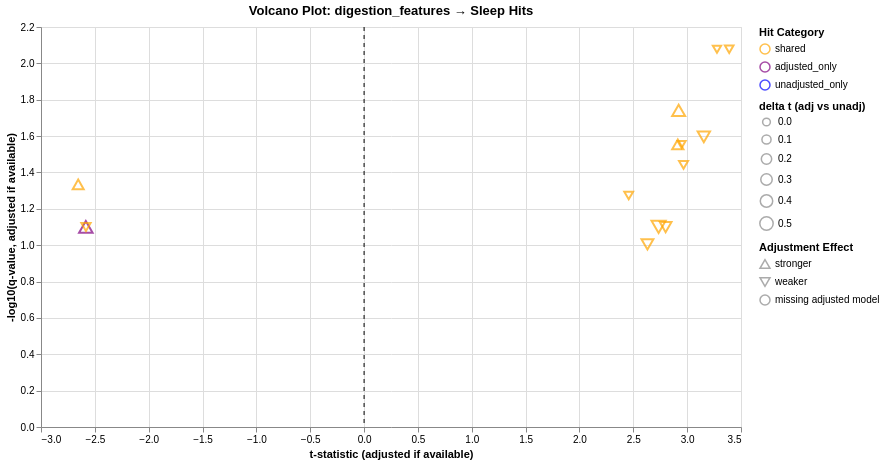
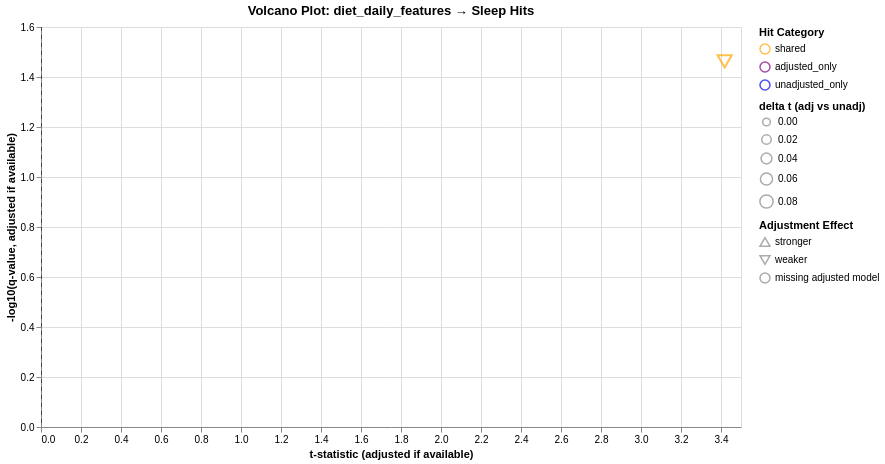
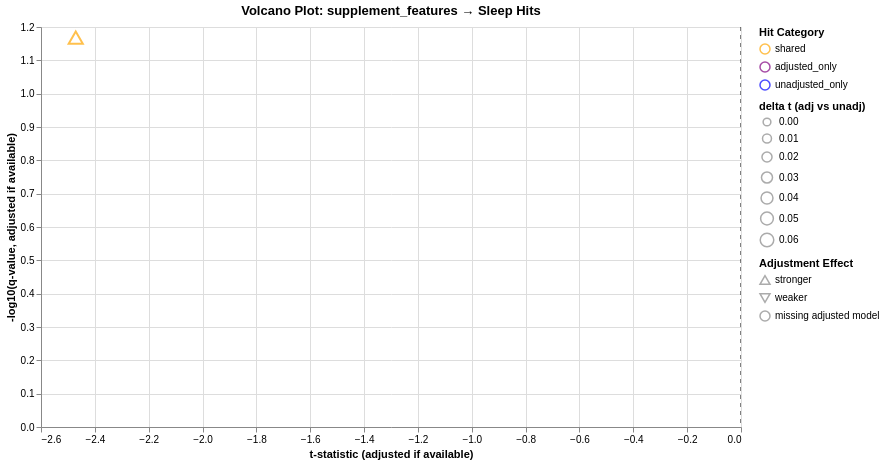
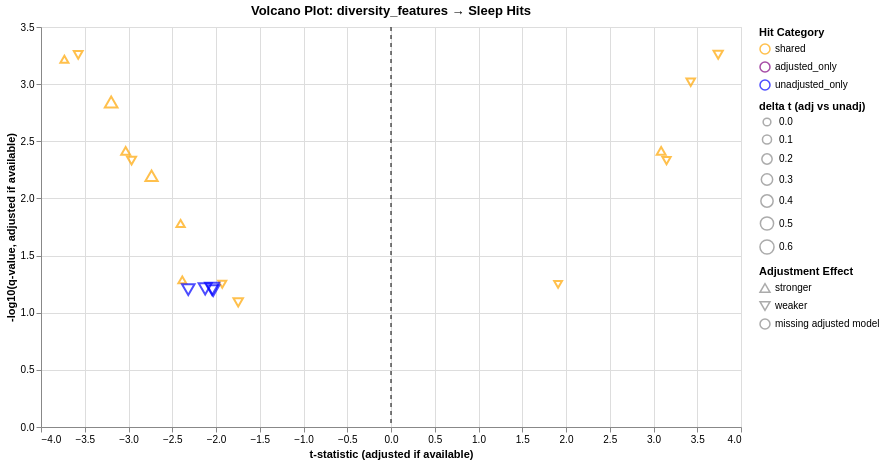

Notebook code for these charts, in order:
### Markdown cell above
# Volcano Plots showing unadjusted and adjusted hits grouped by feature set

### Code cell
import altair as alt
import numpy as np
import pandas as pd

for feature_set in feature_sets:
    merged = unique_hits_by_feature[feature_set].copy()
    # Find all the entries where q, either adjusted or unadjusted, is less than 0.1
    merged = merged[(merged.q_adjusted < 0.1) | (merged.q_unadjusted < 0.1)]

    # ----------------------------------------------
    # 1.  Label hit category
    # ----------------------------------------------
    def label_hit(row):
        if row['shared_hit'] == 1:
            return 'shared'
        elif row['from_adjusted'] == 1:
            return 'adjusted_only'
        elif row['from_unadjusted'] == 1:
            return 'unadjusted_only'
        else:
            return 'ERROR neither'

    merged['hit_category'] = merged.apply(label_hit, axis=1)

    # ----------------------------------------------
    # 2.  Plot variables
    #    • use adjusted values when available
    # ----------------------------------------------
    merged['plot_t_statistic'] = merged.apply(
        lambda r: r['t_statistic_adjusted'] if r['from_adjusted'] == 1 else r['t_statistic_unadjusted'],
        axis=1
    )
    merged['plot_logq'] = merged.apply(
        lambda r: -np.log10(r['q_adjusted']) if r['from_adjusted'] == 1 else -np.log10(r['q_unadjusted']),
        axis=1
    )

    # ----------------------------------------------
    # 3.  Triangle direction & size
    # ----------------------------------------------
    merged['plot_shape'] = merged['t_direction'].fillna('missing_adjusted_model')

    # Size:  use abs(t_delta); non-shared (NaN) → 0
    merged['abs_t_delta'] = merged['t_delta'].abs().fillna(0)

    # ----------------------------------------------
    # 4.  Volcano plot
    # ----------------------------------------------
    volcano = (
        alt.Chart(merged)
        .mark_point()
        .encode(
            x=alt.X('plot_t_statistic:Q', title='t-statistic (adjusted if available)'),
            y=alt.Y('plot_logq:Q', title='-log10(q-value, adjusted if available)'),
            color=alt.Color('hit_category:N',
                            scale=alt.Scale(domain=['shared', 'adjusted_only', 'unadjusted_only'],
                                            range=['orange', 'purple', 'blue']),
                            legend=alt.Legend(title='Hit Category')),
            shape=alt.Shape('plot_shape:N',
                            scale=alt.Scale(domain=['stronger', 'weaker', 'missing adjusted model'],
                                            range=['triangle-up', 'triangle-down', 'circle']),
                            legend=alt.Legend(title='Adjustment Effect')),
            size=alt.Size('abs_t_delta:Q',
                          scale=alt.Scale(range=[60, 200]),
                          legend=alt.Legend(title='delta t (adj vs unadj)')),
            tooltip=[
                alt.Tooltip('independent_feature:N', title='Feature'),
                alt.Tooltip('dependent_feature:N', title='Sleep Outcome'),
                alt.Tooltip('plot_t_statistic:Q', format='.3f'),
                alt.Tooltip('plot_logq:Q', title='-log10(q)', format='.2f'),
                alt.Tooltip('hit_category:N'),
                alt.Tooltip('t_direction:N', title='Adj vs Unadj'),
                alt.Tooltip('abs_t_delta:Q', title='delta t', format='.3f')
            ]
        )
        .properties(
            title=f'Volcano Plot: {feature_set} → Sleep Hits',
            width=700,
            height=400
        )
        .interactive()
    )

    zero_line = alt.Chart(pd.DataFrame({'x': [0]})).mark_rule(
        strokeDash=[4, 4], color='black'
    ).encode(x='x:Q')

    print(f'{feature_set}, Dependent sleep feature distribution for shared:')
    print(merged[merged.hit_category == 'shared'].dependent_feature.value_counts())
    print('')
    print('Adjustment Effect Distribution')
    print(merged.plot_shape.value_counts())
    display(zero_line + volcano)

### Figure 1 — Vega-Lite specification as saved in the notebook (floating-point values rounded to 4 significant figures)
{"config": {"view": {"continuousWidth": 300, "continuousHeight": 300}}, "layer": [{"data": {"name": "data-9c00aa9dc2b1c1a0b4bf9b34ead12925"}, "mark": {"type": "rule", "color": "black", "strokeDash": [4, 4]}, "encoding": {"x": {"field": "x", "type": "quantitative"}}}, {"data": {"name": "data-c5a6ac85bc974dc5705b629bea228913"}, "mark": {"type": "point"}, "encoding": {"color": {"field": "hit_category", "legend": {"title": "Hit Category"}, "scale": {"domain": ["shared", "adjusted_only", "unadjusted_only"], "range": ["orange", "purple", "blue"]}, "type": "nominal"}, "shape": {"field": "plot_shape", "legend": {"title": "Adjustment Effect"}, "scale": {"domain": ["stronger", "weaker", "missing adjusted model"], "range": ["triangle-up", "triangle-down", "circle"]}, "type": "nominal"}, "size": {"field": "abs_t_delta", "legend": {"title": "delta t (adj vs unadj)"}, "scale": {"range": [60, 200]}, "type": "quantitative"}, "tooltip": [{"field": "independent_feature", "title": "Feature", "type": "nominal"}, {"field": "dependent_feature", "title": "Sleep Outcome", "type": "nominal"}, {"field": "plot_t_statistic", "format": ".3f", "type": "quantitative"}, {"field": "plot_logq", "format": ".2f", "title": "-log10(q)", "type": "quantitative"}, {"field": "hit_category", "type": "nominal"}, {"field": "t_direction", "title": "Adj vs Unadj", "type": "nominal"}, {"field": "abs_t_delta", "format": ".3f", "title": "delta t", "type": "quantitative"}], "x": {"field": "plot_t_statistic", "title": "t-statistic (adjusted if available)", "type": "quantitative"}, "y": {"field": "plot_logq", "title": "-log10(q-value, adjusted if available)", "type": "quantitative"}}, "name": "view_1", "title": "Volcano Plot: digestion_features → Sleep Hits"}], "height": 400, "params": [{"name": "param_1", "select": {"type": "interval", "encodings": ["x", "y"]}, "bind": "scales", "views": ["view_1"]}], "width": 700, "$schema": "https://vega.github.io/schema/vega-lite/v5.8.0.json", "datasets": {"data-9c00aa9dc2b1c1a0b4bf9b34ead12925": [{"x": 0}], "data-c5a6ac85bc974dc5705b629bea228913": [{"dependent_feature": "bedtime_int_log1p_resid", "independent_feature": "digestion_poor_or_lack_of_appetite", "beta_sign": 1.0, "beta_adjusted": 0.007418, "t_statistic_adjusted": 2.735, "p_adjusted": 0.006347, "q_adjusted": 0.07925, "n_adjusted": 1071.0, "beta_unadjusted": 0.009084, "t_statistic_unadjusted": 3.328, "p_unadjusted": 0.0009058, "q_unadjusted": 0.01449, "n_unadjusted": 1071.0, "from_adjusted": 1.0, "from_unadjusted": 1.0, "shared_hit": 1, "t_delta": -0.5929, "t_direction": "weaker", "hit_category": "shared", "plot_t_statistic": 2.735, "plot_logq": 1.101, "plot_shape": "weaker", "abs_t_delta": 0.5929}, {"dependent_feature": "bedtime_int_log1p_resid", "independent_feature": "digestion_supplements", "beta_sign": -1.0, "beta_adjusted": -0.006662, "t_statistic_adjusted": -2.584, "p_adjusted": 0.009906, "q_adjusted": 0.07925, "n_adjusted": 1072.0, "beta_unadjusted": -0.005436, "t_statistic_unadjusted": -2.065, "p_unadjusted": 0.03913, "q_unadjusted": 0.2087, "n_unadjusted": 1072.0, "from_adjusted": 1.0, "from_unadjusted": 0.0, "shared_hit": 0, "t_delta": 0.5184, "t_direction": "stronger", "hit_category": "adjusted_only", "plot_t_statistic": -2.584, "plot_logq": 1.101, "plot_shape": "stronger", "abs_t_delta": 0.5184}, {"dependent_feature": "bedtime_int_std_log1p_resid", "independent_feature": "digestion_bowel_movement_completion", "beta_sign": -1.0, "beta_adjusted": -0.04202, "t_statistic_adjusted": -2.582, "p_adjusted": 0.009944, "q_adjusted": 0.07955, "n_adjusted": 1072.0, "beta_unadjusted": -0.0437, "t_statistic_unadjusted": -2.69, "p_unadjusted": 0.007249, "q_unadjusted": 0.05799, "n_unadjusted": 1072.0, "from_adjusted": 1.0, "from_unadjusted": 1.0, "shared_hit": 1, "t_delta": -0.1079, "t_direction": "weaker", "hit_category": "shared", "plot_t_statistic": -2.582, "plot_logq": 1.099, "plot_shape": "weaker", "abs_t_delta": 0.1079}, {"dependent_feature": "bedtime_int_std_log1p_resid", "independent_feature": "digestion_poor_or_lack_of_appetite", "beta_sign": 1.0, "beta_adjusted": 0.03188, "t_statistic_adjusted": 2.8, "p_adjusted": 0.005201, "q_adjusted": 0.07955, "n_adjusted": 1071.0, "beta_unadjusted": 0.03506, "t_statistic_unadjusted": 3.123, "p_unadjusted": 0.001841, "q_unadjusted": 0.02945, "n_unadjusted": 1071.0, "from_adjusted": 1.0, "from_unadjusted": 1.0, "shared_hit": 1, "t_delta": -0.3225, "t_direction": "weaker", "hit_category": "shared", "plot_t_statistic": 2.8, "plot_logq": 1.099, "plot_shape": "weaker", "abs_t_delta": 0.3225}, {"dependent_feature": "sleep_minutesAsleep_std_log1p_resid", "independent_feature": "digestion_poor_or_lack_of_appetite", "beta_sign": 1.0, "beta_adjusted": 0.1069, "t_statistic_adjusted": 3.155, "p_adjusted": 0.001692, "q_adjusted": 0.02539, "n_adjusted": 575.0, "beta_unadjusted": 0.1203, "t_statistic_unadjusted": 3.547, "p_unadjusted": 0.0004216, "q_unadjusted": 0.006323, "n_unadjusted": 575.0, "from_adjusted": 1.0, "from_unadjusted": 1.0, "shared_hit": 1, "t_delta": -0.3925, "t_direction": "weaker", "hit_category": "shared", "plot_t_statistic": 3.155, "plot_logq": 1.595, "plot_shape": "weaker", "abs_t_delta": 0.3925}, {"dependent_feature": "sleep_restlessDuration_log1p_resid", "independent_feature": "digestion_acid_reflux", "beta_sign": 1.0, "beta_adjusted": 0.232, "t_statistic_adjusted": 2.948, "p_adjusted": 0.003293, "q_adjusted": 0.02791, "n_adjusted": 797.0, "beta_unadjusted": 0.2324, "t_statistic_unadjusted": 2.969, "p_unadjusted": 0.003076, "q_unadjusted": 0.04614, "n_unadjusted": 797.0, "from_adjusted": 1.0, "from_unadjusted": 1.0, "shared_hit": 1, "t_delta": -0.02118, "t_direction": "weaker", "hit_category": "shared", "plot_t_statistic": 2.948, "plot_logq": 1.554, "plot_shape": "weaker", "abs_t_delta": 0.02118}, {"dependent_feature": "sleep_restlessDuration_log1p_resid", "independent_feature": "digestion_stress_eating", "beta_sign": 1.0, "beta_adjusted": 0.1924, "t_statistic_adjusted": 2.913, "p_adjusted": 0.003721, "q_adjusted": 0.02791, "n_adjusted": 576.0, "beta_unadjusted": 0.163, "t_statistic_unadjusted": 2.633, "p_unadjusted": 0.008695, "q_unadjusted": 0.06521, "n_unadjusted": 576.0, "from_adjusted": 1.0, "from_unadjusted": 1.0, "shared_hit": 1, "t_delta": 0.2802, "t_direction": "stronger", "hit_category": "shared", "plot_t_statistic": 2.913, "plot_logq": 1.554, "plot_shape": "stronger", "abs_t_delta": 0.2802}, {"dependent_feature": "sleep_restlessDuration_std_log1p_resid", "independent_feature": "digestion_acid_reflux", "beta_sign": 1.0, "beta_adjusted": 0.2425, "t_statistic_adjusted": 3.39, "p_adjusted": 0.0007328, "q_adjusted": 0.008361, "n_adjusted": 797.0, "beta_unadjusted": 0.2458, "t_statistic_unadjusted": 3.45, "p_unadjusted": 0.0005902, "q_unadjusted": 0.007399, "n_unadjusted": 797.0, "from_adjusted": 1.0, "from_unadjusted": 1.0, "shared_hit": 1, "t_delta": -0.05964, "t_direction": "weaker", "hit_category": "shared", "plot_t_statistic": 3.39, "plot_logq": 2.078, "plot_shape": "weaker", "abs_t_delta": 0.05964}, {"dependent_feature": "sleep_restlessDuration_std_log1p_resid", "independent_feature": "digestion_nausea", "beta_sign": 1.0, "beta_adjusted": 0.1644, "t_statistic_adjusted": 2.457, "p_adjusted": 0.01422, "q_adjusted": 0.05331, "n_adjusted": 797.0, "beta_unadjusted": 0.168, "t_statistic_unadjusted": 2.534, "p_unadjusted": 0.01147, "q_unadjusted": 0.05292, "n_unadjusted": 797.0, "from_adjusted": 1.0, "from_unadjusted": 1.0, "shared_hit": 1, "t_delta": -0.07668, "t_direction": "weaker", "hit_category": "shared", "plot_t_statistic": 2.457, "plot_logq": 1.273, "plot_shape": "weaker", "abs_t_delta": 0.07668}, {"dependent_feature": "sleep_restlessDuration_std_log1p_resid", "independent_feature": "digestion_poor_or_lack_of_appetite", "beta_sign": 1.0, "beta_adjusted": 0.1456, "t_statistic_adjusted": 3.277, "p_adjusted": 0.001115, "q_adjusted": 0.008361, "n_adjusted": 575.0, "beta_unadjusted": 0.1454, "t_statistic_unadjusted": 3.312, "p_unadjusted": 0.0009865, "q_unadjusted": 0.007399, "n_unadjusted": 575.0, "from_adjusted": 1.0, "from_unadjusted": 1.0, "shared_hit": 1, "t_delta": -0.03486, "t_direction": "weaker", "hit_category": "shared", "plot_t_statistic": 3.277, "plot_logq": 2.078, "plot_shape": "weaker", "abs_t_delta": 0.03486}, {"dependent_feature": "sleep_restlessDuration_std_log1p_resid", "independent_feature": "digestion_stress_eating", "beta_sign": 1.0, "beta_adjusted": 0.1802, "t_statistic_adjusted": 2.921, "p_adjusted": 0.00363, "q_adjusted": 0.01815, "n_adjusted": 576.0, "beta_unadjusted": 0.1427, "t_statistic_unadjusted": 2.462, "p_unadjusted": 0.01411, "q_unadjusted": 0.05292, "n_unadjusted": 576.0, "from_adjusted": 1.0, "from_unadjusted": 1.0, "shared_hit": 1, "t_delta": 0.459, "t_direction": "stronger", "hit_category": "shared", "plot_t_statistic": 2.921, "plot_logq": 1.741, "plot_shape": "stronger", "abs_t_delta": 0.459}, {"dependent_feature": "sleep_timeInBed_log1p_resid", "independent_feature": "digestion_poor_or_lack_of_appetite", "beta_sign": -1.0, "beta_adjusted": -0.03068, "t_statistic_adjusted": -2.655, "p_adjusted": 0.008418, "q_adjusted": 0.0463, "n_adjusted": 283.0, "beta_unadjusted": -0.02747, "t_statistic_unadjusted": -2.398, "p_unadjusted": 0.01715, "q_unadjusted": 0.0943, "n_unadjusted": 283.0, "from_adjusted": 1.0, "from_unadjusted": 1.0, "shared_hit": 1, "t_delta": 0.2563, "t_direction": "stronger", "hit_category": "shared", "plot_t_statistic": -2.655, "plot_logq": 1.334, "plot_shape": "stronger", "abs_t_delta": 0.2563}, {"dependent_feature": "sleep_timeInBed_log1p_resid", "independent_feature": "digestion_supplements", "beta_sign": 1.0, "beta_adjusted": 0.03442, "t_statistic_adjusted": 2.966, "p_adjusted": 0.003288, "q_adjusted": 0.03616, "n_adjusted": 283.0, "beta_unadjusted": 0.03538, "t_statistic_unadjusted": 3.058, "p_unadjusted": 0.002453, "q_unadjusted": 0.02699, "n_unadjusted": 283.0, "from_adjusted": 1.0, "from_unadjusted": 1.0, "shared_hit": 1, "t_delta": -0.09125, "t_direction": "weaker", "hit_category": "shared", "plot_t_statistic": 2.966, "plot_logq": 1.442, "plot_shape": "weaker", "abs_t_delta": 0.09125}, {"dependent_feature": "sleep_timeInBed_std_log1p_resid", "independent_feature": "digestion_poor_or_lack_of_appetite", "beta_sign": 1.0, "beta_adjusted": 0.1188, "t_statistic_adjusted": 2.631, "p_adjusted": 0.009003, "q_adjusted": 0.09903, "n_adjusted": 283.0, "beta_unadjusted": 0.1323, "t_statistic_unadjusted": 2.975, "p_unadjusted": 0.003194, "q_unadjusted": 0.03513, "n_unadjusted": 283.0, "from_adjusted": 1.0, "from_unadjusted": 1.0, "shared_hit": 1, "t_delta": -0.3436, "t_direction": "weaker", "hit_category": "shared", "plot_t_statistic": 2.631, "plot_logq": 1.004, "plot_shape": "weaker", "abs_t_delta": 0.3436}]}}

### Figure 2 — Vega-Lite specification as saved in the notebook (floating-point values rounded to 4 significant figures)
{"config": {"view": {"continuousWidth": 300, "continuousHeight": 300}}, "layer": [{"data": {"name": "data-9c00aa9dc2b1c1a0b4bf9b34ead12925"}, "mark": {"type": "rule", "color": "black", "strokeDash": [4, 4]}, "encoding": {"x": {"field": "x", "type": "quantitative"}}}, {"data": {"name": "data-eb4fcb708ed9f5afe5d9b5780e875771"}, "mark": {"type": "point"}, "encoding": {"color": {"field": "hit_category", "legend": {"title": "Hit Category"}, "scale": {"domain": ["shared", "adjusted_only", "unadjusted_only"], "range": ["orange", "purple", "blue"]}, "type": "nominal"}, "shape": {"field": "plot_shape", "legend": {"title": "Adjustment Effect"}, "scale": {"domain": ["stronger", "weaker", "missing adjusted model"], "range": ["triangle-up", "triangle-down", "circle"]}, "type": "nominal"}, "size": {"field": "abs_t_delta", "legend": {"title": "delta t (adj vs unadj)"}, "scale": {"range": [60, 200]}, "type": "quantitative"}, "tooltip": [{"field": "independent_feature", "title": "Feature", "type": "nominal"}, {"field": "dependent_feature", "title": "Sleep Outcome", "type": "nominal"}, {"field": "plot_t_statistic", "format": ".3f", "type": "quantitative"}, {"field": "plot_logq", "format": ".2f", "title": "-log10(q)", "type": "quantitative"}, {"field": "hit_category", "type": "nominal"}, {"field": "t_direction", "title": "Adj vs Unadj", "type": "nominal"}, {"field": "abs_t_delta", "format": ".3f", "title": "delta t", "type": "quantitative"}], "x": {"field": "plot_t_statistic", "title": "t-statistic (adjusted if available)", "type": "quantitative"}, "y": {"field": "plot_logq", "title": "-log10(q-value, adjusted if available)", "type": "quantitative"}}, "name": "view_2", "title": "Volcano Plot: diet_daily_features → Sleep Hits"}], "height": 400, "params": [{"name": "param_2", "select": {"type": "interval", "encodings": ["x", "y"]}, "bind": "scales", "views": ["view_2"]}], "width": 700, "$schema": "https://vega.github.io/schema/vega-lite/v5.8.0.json", "datasets": {"data-9c00aa9dc2b1c1a0b4bf9b34ead12925": [{"x": 0}], "data-eb4fcb708ed9f5afe5d9b5780e875771": [{"dependent_feature": "bedtime_int_std_log1p_resid", "independent_feature": "lifestyle_alcohol_drinks_a_day_enum_daily", "beta_sign": 1.0, "beta_adjusted": 0.03358, "t_statistic_adjusted": 3.418, "p_adjusted": 0.000784, "q_adjusted": 0.03449, "n_adjusted": 190.0, "beta_unadjusted": 0.03394, "t_statistic_unadjusted": 3.515, "p_unadjusted": 0.0005549, "q_unadjusted": 0.02442, "n_unadjusted": 190.0, "from_adjusted": 1.0, "from_unadjusted": 1.0, "shared_hit": 1, "t_delta": -0.09711, "t_direction": "weaker", "hit_category": "shared", "plot_t_statistic": 3.418, "plot_logq": 1.462, "plot_shape": "weaker", "abs_t_delta": 0.09711}]}}

### Figure 3 — Vega-Lite specification as saved in the notebook (floating-point values rounded to 4 significant figures)
{"config": {"view": {"continuousWidth": 300, "continuousHeight": 300}}, "layer": [{"data": {"name": "data-9c00aa9dc2b1c1a0b4bf9b34ead12925"}, "mark": {"type": "rule", "color": "black", "strokeDash": [4, 4]}, "encoding": {"x": {"field": "x", "type": "quantitative"}}}, {"data": {"name": "data-9a10539f6c3ec8e9d695201321142f39"}, "mark": {"type": "point"}, "encoding": {"color": {"field": "hit_category", "legend": {"title": "Hit Category"}, "scale": {"domain": ["shared", "adjusted_only", "unadjusted_only"], "range": ["orange", "purple", "blue"]}, "type": "nominal"}, "shape": {"field": "plot_shape", "legend": {"title": "Adjustment Effect"}, "scale": {"domain": ["stronger", "weaker", "missing adjusted model"], "range": ["triangle-up", "triangle-down", "circle"]}, "type": "nominal"}, "size": {"field": "abs_t_delta", "legend": {"title": "delta t (adj vs unadj)"}, "scale": {"range": [60, 200]}, "type": "quantitative"}, "tooltip": [{"field": "independent_feature", "title": "Feature", "type": "nominal"}, {"field": "dependent_feature", "title": "Sleep Outcome", "type": "nominal"}, {"field": "plot_t_statistic", "format": ".3f", "type": "quantitative"}, {"field": "plot_logq", "format": ".2f", "title": "-log10(q)", "type": "quantitative"}, {"field": "hit_category", "type": "nominal"}, {"field": "t_direction", "title": "Adj vs Unadj", "type": "nominal"}, {"field": "abs_t_delta", "format": ".3f", "title": "delta t", "type": "quantitative"}], "x": {"field": "plot_t_statistic", "title": "t-statistic (adjusted if available)", "type": "quantitative"}, "y": {"field": "plot_logq", "title": "-log10(q-value, adjusted if available)", "type": "quantitative"}}, "name": "view_3", "title": "Volcano Plot: supplement_features → Sleep Hits"}], "height": 400, "params": [{"name": "param_3", "select": {"type": "interval", "encodings": ["x", "y"]}, "bind": "scales", "views": ["view_3"]}], "width": 700, "$schema": "https://vega.github.io/schema/vega-lite/v5.8.0.json", "datasets": {"data-9c00aa9dc2b1c1a0b4bf9b34ead12925": [{"x": 0}], "data-9a10539f6c3ec8e9d695201321142f39": [{"dependent_feature": "sleep_awakeningsCount_std_log1p_resid", "independent_feature": "mineral_mag_cal_zinc", "beta_sign": -1.0, "beta_adjusted": -0.04229, "t_statistic_adjusted": -2.471, "p_adjusted": 0.01359, "q_adjusted": 0.06794, "n_adjusted": 1469.0, "beta_unadjusted": -0.04105, "t_statistic_unadjusted": -2.403, "p_unadjusted": 0.01639, "q_unadjusted": 0.08194, "n_unadjusted": 1469.0, "from_adjusted": 1.0, "from_unadjusted": 1.0, "shared_hit": 1, "t_delta": 0.06805, "t_direction": "stronger", "hit_category": "shared", "plot_t_statistic": -2.471, "plot_logq": 1.168, "plot_shape": "stronger", "abs_t_delta": 0.06805}]}}

### Figure 4 — Vega-Lite specification as saved in the notebook (floating-point values rounded to 4 significant figures)
{"config": {"view": {"continuousWidth": 300, "continuousHeight": 300}}, "layer": [{"data": {"name": "data-9c00aa9dc2b1c1a0b4bf9b34ead12925"}, "mark": {"type": "rule", "color": "black", "strokeDash": [4, 4]}, "encoding": {"x": {"field": "x", "type": "quantitative"}}}, {"data": {"name": "data-4e8a6d1bea8775fdd304762e20abe417"}, "mark": {"type": "point"}, "encoding": {"color": {"field": "hit_category", "legend": {"title": "Hit Category"}, "scale": {"domain": ["shared", "adjusted_only", "unadjusted_only"], "range": ["orange", "purple", "blue"]}, "type": "nominal"}, "shape": {"field": "plot_shape", "legend": {"title": "Adjustment Effect"}, "scale": {"domain": ["stronger", "weaker", "missing adjusted model"], "range": ["triangle-up", "triangle-down", "circle"]}, "type": "nominal"}, "size": {"field": "abs_t_delta", "legend": {"title": "delta t (adj vs unadj)"}, "scale": {"range": [60, 200]}, "type": "quantitative"}, "tooltip": [{"field": "independent_feature", "title": "Feature", "type": "nominal"}, {"field": "dependent_feature", "title": "Sleep Outcome", "type": "nominal"}, {"field": "plot_t_statistic", "format": ".3f", "type": "quantitative"}, {"field": "plot_logq", "format": ".2f", "title": "-log10(q)", "type": "quantitative"}, {"field": "hit_category", "type": "nominal"}, {"field": "t_direction", "title": "Adj vs Unadj", "type": "nominal"}, {"field": "abs_t_delta", "format": ".3f", "title": "delta t", "type": "quantitative"}], "x": {"field": "plot_t_statistic", "title": "t-statistic (adjusted if available)", "type": "quantitative"}, "y": {"field": "plot_logq", "title": "-log10(q-value, adjusted if available)", "type": "quantitative"}}, "name": "view_4", "title": "Volcano Plot: diversity_features → Sleep Hits"}], "height": 400, "params": [{"name": "param_4", "select": {"type": "interval", "encodings": ["x", "y"]}, "bind": "scales", "views": ["view_4"]}], "width": 700, "$schema": "https://vega.github.io/schema/vega-lite/v5.8.0.json", "datasets": {"data-9c00aa9dc2b1c1a0b4bf9b34ead12925": [{"x": 0}], "data-4e8a6d1bea8775fdd304762e20abe417": [{"dependent_feature": "sleep_awakeDuration_log1p_resid", "independent_feature": "observed_features", "beta_sign": -1.0, "beta_adjusted": -0.002414, "t_statistic_adjusted": -3.198, "p_adjusted": 0.001433, "q_adjusted": 0.001433, "n_adjusted": 898.0, "beta_unadjusted": -0.002054, "t_statistic_unadjusted": -2.758, "p_unadjusted": 0.005943, "q_unadjusted": 0.005943, "n_unadjusted": 898.0, "from_adjusted": 1.0, "from_unadjusted": 1.0, "shared_hit": 1, "t_delta": 0.4405, "t_direction": "stronger", "hit_category": "shared", "plot_t_statistic": -3.198, "plot_logq": 2.844, "plot_shape": "stronger", "abs_t_delta": 0.4405}, {"dependent_feature": "sleep_awakeDuration_log1p_resid", "independent_feature": "shannon_index", "beta_sign": -1.0, "beta_adjusted": -0.1337, "t_statistic_adjusted": -3.733, "p_adjusted": 0.0002017, "q_adjusted": 0.0006052, "n_adjusted": 898.0, "beta_unadjusted": -0.132, "t_statistic_unadjusted": -3.713, "p_unadjusted": 0.0002174, "q_unadjusted": 0.0006523, "n_unadjusted": 898.0, "from_adjusted": 1.0, "from_unadjusted": 1.0, "shared_hit": 1, "t_delta": 0.01934, "t_direction": "stronger", "hit_category": "shared", "plot_t_statistic": -3.733, "plot_logq": 3.218, "plot_shape": "stronger", "abs_t_delta": 0.01934}, {"dependent_feature": "sleep_awakeDuration_log1p_resid", "independent_feature": "berger_parker", "beta_sign": 1.0, "beta_adjusted": 0.4649, "t_statistic_adjusted": 3.425, "p_adjusted": 0.0006423, "q_adjusted": 0.0009635, "n_adjusted": 898.0, "beta_unadjusted": 0.4699, "t_statistic_unadjusted": 3.481, "p_unadjusted": 0.0005236, "q_unadjusted": 0.0007855, "n_unadjusted": 898.0, "from_adjusted": 1.0, "from_unadjusted": 1.0, "shared_hit": 1, "t_delta": -0.05575, "t_direction": "weaker", "hit_category": "shared", "plot_t_statistic": 3.425, "plot_logq": 3.016, "plot_shape": "weaker", "abs_t_delta": 0.05575}, {"dependent_feature": "sleep_awakeDuration_std_log1p_resid", "independent_feature": "observed_features", "beta_sign": -1.0, "beta_adjusted": -0.001793, "t_statistic_adjusted": -2.737, "p_adjusted": 0.006332, "q_adjusted": 0.006332, "n_adjusted": 898.0, "beta_unadjusted": -0.001517, "t_statistic_unadjusted": -2.344, "p_unadjusted": 0.01928, "q_unadjusted": 0.01928, "n_unadjusted": 898.0, "from_adjusted": 1.0, "from_unadjusted": 1.0, "shared_hit": 1, "t_delta": 0.3923, "t_direction": "stronger", "hit_category": "shared", "plot_t_statistic": -2.737, "plot_logq": 2.198, "plot_shape": "stronger", "abs_t_delta": 0.3923}, {"dependent_feature": "sleep_awakeDuration_std_log1p_resid", "independent_feature": "shannon_index", "beta_sign": -1.0, "beta_adjusted": -0.111, "t_statistic_adjusted": -3.575, "p_adjusted": 0.0003694, "q_adjusted": 0.0005541, "n_adjusted": 898.0, "beta_unadjusted": -0.1126, "t_statistic_unadjusted": -3.649, "p_unadjusted": 0.0002785, "q_unadjusted": 0.0004178, "n_unadjusted": 898.0, "from_adjusted": 1.0, "from_unadjusted": 1.0, "shared_hit": 1, "t_delta": -0.07415, "t_direction": "weaker", "hit_category": "shared", "plot_t_statistic": -3.575, "plot_logq": 3.256, "plot_shape": "weaker", "abs_t_delta": 0.07415}, {"dependent_feature": "sleep_awakeDuration_std_log1p_resid", "independent_feature": "berger_parker", "beta_sign": 1.0, "beta_adjusted": 0.4393, "t_statistic_adjusted": 3.739, "p_adjusted": 0.0001967, "q_adjusted": 0.0005541, "n_adjusted": 898.0, "beta_unadjusted": 0.4501, "t_statistic_unadjusted": 3.85, "p_unadjusted": 0.0001264, "q_unadjusted": 0.0003793, "n_unadjusted": 898.0, "from_adjusted": 1.0, "from_unadjusted": 1.0, "shared_hit": 1, "t_delta": -0.1113, "t_direction": "weaker", "hit_category": "shared", "plot_t_statistic": 3.739, "plot_logq": 3.256, "plot_shape": "weaker", "abs_t_delta": 0.1113}, {"dependent_feature": "sleep_awakeningsCount_log1p_resid", "independent_feature": "observed_features", "beta_sign": -1.0, "beta_adjusted": -0.0007234, "t_statistic_adjusted": -1.929, "p_adjusted": 0.05398, "q_adjusted": 0.05638, "n_adjusted": 1469.0, "beta_unadjusted": -0.0007197, "t_statistic_unadjusted": -1.944, "p_unadjusted": 0.05211, "q_unadjusted": 0.05563, "n_unadjusted": 1469.0, "from_adjusted": 1.0, "from_unadjusted": 1.0, "shared_hit": 1, "t_delta": -0.01527, "t_direction": "weaker", "hit_category": "shared", "plot_t_statistic": -1.929, "plot_logq": 1.249, "plot_shape": "weaker", "abs_t_delta": 0.01527}, {"dependent_feature": "sleep_awakeningsCount_log1p_resid", "independent_feature": "shannon_index", "beta_sign": -1.0, "beta_adjusted": -0.04165, "t_statistic_adjusted": -2.385, "p_adjusted": 0.0172, "q_adjusted": 0.05159, "n_adjusted": 1469.0, "beta_unadjusted": -0.04111, "t_statistic_unadjusted": -2.376, "p_unadjusted": 0.01763, "q_unadjusted": 0.05288, "n_unadjusted": 1469.0, "from_adjusted": 1.0, "from_unadjusted": 1.0, "shared_hit": 1, "t_delta": 0.009147, "t_direction": "stronger", "hit_category": "shared", "plot_t_statistic": -2.385, "plot_logq": 1.287, "plot_shape": "stronger", "abs_t_delta": 0.009147}, {"dependent_feature": "sleep_awakeningsCount_log1p_resid", "independent_feature": "berger_parker", "beta_sign": 1.0, "beta_adjusted": 0.1233, "t_statistic_adjusted": 1.91, "p_adjusted": 0.05638, "q_adjusted": 0.05638, "n_adjusted": 1469.0, "beta_unadjusted": 0.1229, "t_statistic_unadjusted": 1.915, "p_unadjusted": 0.05563, "q_unadjusted": 0.05563, "n_unadjusted": 1469.0, "from_adjusted": 1.0, "from_unadjusted": 1.0, "shared_hit": 1, "t_delta": -0.005864, "t_direction": "weaker", "hit_category": "shared", "plot_t_statistic": 1.91, "plot_logq": 1.249, "plot_shape": "weaker", "abs_t_delta": 0.005864}, {"dependent_feature": "sleep_minutesAsleep_log1p_resid", "independent_feature": "observed_features", "beta_sign": -1.0, "beta_adjusted": -0.0004065, "t_statistic_adjusted": -1.746, "p_adjusted": 0.08113, "q_adjusted": 0.08113, "n_adjusted": 898.0, "beta_unadjusted": -0.0004317, "t_statistic_unadjusted": -1.874, "p_unadjusted": 0.06128, "q_unadjusted": 0.06128, "n_unadjusted": 898.0, "from_adjusted": 1.0, "from_unadjusted": 1.0, "shared_hit": 1, "t_delta": -0.1277, "t_direction": "weaker", "hit_category": "shared", "plot_t_statistic": -1.746, "plot_logq": 1.091, "plot_shape": "weaker", "abs_t_delta": 0.1277}, {"dependent_feature": "sleep_minutesAsleep_log1p_resid", "independent_feature": "shannon_index", "beta_sign": -1.0, "beta_adjusted": -0.0327, "t_statistic_adjusted": -2.965, "p_adjusted": 0.00311, "q_adjusted": 0.004665, "n_adjusted": 898.0, "beta_unadjusted": -0.0336, "t_statistic_unadjusted": -3.055, "p_unadjusted": 0.002319, "q_unadjusted": 0.003479, "n_unadjusted": 898.0, "from_adjusted": 1.0, "from_unadjusted": 1.0, "shared_hit": 1, "t_delta": -0.08995, "t_direction": "weaker", "hit_category": "shared", "plot_t_statistic": -2.965, "plot_logq": 2.331, "plot_shape": "weaker", "abs_t_delta": 0.08995}, {"dependent_feature": "sleep_minutesAsleep_log1p_resid", "independent_feature": "berger_parker", "beta_sign": 1.0, "beta_adjusted": 0.1314, "t_statistic_adjusted": 3.149, "p_adjusted": 0.001694, "q_adjusted": 0.004665, "n_adjusted": 898.0, "beta_unadjusted": 0.1327, "t_statistic_unadjusted": 3.182, "p_unadjusted": 0.001515, "q_unadjusted": 0.003479, "n_unadjusted": 898.0, "from_adjusted": 1.0, "from_unadjusted": 1.0, "shared_hit": 1, "t_delta": -0.03277, "t_direction": "weaker", "hit_category": "shared", "plot_t_statistic": 3.149, "plot_logq": 2.331, "plot_shape": "weaker", "abs_t_delta": 0.03277}, {"dependent_feature": "sleep_minutesAsleep_std_log1p_resid", "independent_feature": "observed_features", "beta_sign": -1.0, "beta_adjusted": -0.001043, "t_statistic_adjusted": -1.645, "p_adjusted": 0.1003, "q_adjusted": 0.2282, "n_adjusted": 898.0, "beta_unadjusted": -0.001344, "t_statistic_unadjusted": -2.124, "p_unadjusted": 0.03398, "q_unadjusted": 0.06177, "n_unadjusted": 898.0, "from_adjusted": 0.0, "from_unadjusted": 1.0, "shared_hit": 0, "t_delta": -0.4785, "t_direction": "weaker", "hit_category": "unadjusted_only", "plot_t_statistic": -2.124, "plot_logq": 1.209, "plot_shape": "weaker", "abs_t_delta": 0.4785}, {"dependent_feature": "sleep_minutesAsleep_std_log1p_resid", "independent_feature": "shannon_index", "beta_sign": -1.0, "beta_adjusted": -0.0432, "t_statistic_adjusted": -1.433, "p_adjusted": 0.1522, "q_adjusted": 0.2282, "n_adjusted": 898.0, "beta_unadjusted": -0.06198, "t_statistic_unadjusted": -2.045, "p_unadjusted": 0.04118, "q_unadjusted": 0.06177, "n_unadjusted": 898.0, "from_adjusted": 0.0, "from_unadjusted": 1.0, "shared_hit": 0, "t_delta": -0.6115, "t_direction": "weaker", "hit_category": "unadjusted_only", "plot_t_statistic": -2.045, "plot_logq": 1.209, "plot_shape": "weaker", "abs_t_delta": 0.6115}, {"dependent_feature": "sleep_timeInBed_log1p_resid", "independent_feature": "observed_features", "beta_sign": -1.0, "beta_adjusted": -0.0005438, "t_statistic_adjusted": -2.405, "p_adjusted": 0.01657, "q_adjusted": 0.01657, "n_adjusted": 497.0, "beta_unadjusted": -0.000539, "t_statistic_unadjusted": -2.368, "p_unadjusted": 0.01828, "q_unadjusted": 0.01828, "n_unadjusted": 497.0, "from_adjusted": 1.0, "from_unadjusted": 1.0, "shared_hit": 1, "t_delta": 0.03655, "t_direction": "stronger", "hit_category": "shared", "plot_t_statistic": -2.405, "plot_logq": 1.781, "plot_shape": "stronger", "abs_t_delta": 0.03655}, {"dependent_feature": "sleep_timeInBed_log1p_resid", "independent_feature": "shannon_index", "beta_sign": -1.0, "beta_adjusted": -0.03459, "t_statistic_adjusted": -3.032, "p_adjusted": 0.002558, "q_adjusted": 0.003836, "n_adjusted": 497.0, "beta_unadjusted": -0.03406, "t_statistic_unadjusted": -2.949, "p_unadjusted": 0.003337, "q_unadjusted": 0.005006, "n_unadjusted": 497.0, "from_adjusted": 1.0, "from_unadjusted": 1.0, "shared_hit": 1, "t_delta": 0.08302, "t_direction": "stronger", "hit_category": "shared", "plot_t_statistic": -3.032, "plot_logq": 2.416, "plot_shape": "stronger", "abs_t_delta": 0.08302}, {"dependent_feature": "sleep_timeInBed_log1p_resid", "independent_feature": "berger_parker", "beta_sign": 1.0, "beta_adjusted": 0.1356, "t_statistic_adjusted": 3.087, "p_adjusted": 0.002136, "q_adjusted": 0.003836, "n_adjusted": 497.0, "beta_unadjusted": 0.1339, "t_statistic_unadjusted": 3.001, "p_unadjusted": 0.002827, "q_unadjusted": 0.005006, "n_unadjusted": 497.0, "from_adjusted": 1.0, "from_unadjusted": 1.0, "shared_hit": 1, "t_delta": 0.08619, "t_direction": "stronger", "hit_category": "shared", "plot_t_statistic": 3.087, "plot_logq": 2.416, "plot_shape": "stronger", "abs_t_delta": 0.08619}, {"dependent_feature": "sleep_timeInBed_std_log1p_resid", "independent_feature": "observed_features", "beta_sign": -1.0, "beta_adjusted": -0.001534, "t_statistic_adjusted": -1.896, "p_adjusted": 0.0586, "q_adjusted": 0.1502, "n_adjusted": 497.0, "beta_unadjusted": -0.001864, "t_statistic_unadjusted": -2.317, "p_unadjusted": 0.02092, "q_unadjusted": 0.06276, "n_unadjusted": 497.0, "from_adjusted": 0.0, "from_unadjusted": 1.0, "shared_hit": 0, "t_delta": -0.4213, "t_direction": "weaker", "hit_category": "unadjusted_only", "plot_t_statistic": -2.317, "plot_logq": 1.202, "plot_shape": "weaker", "abs_t_delta": 0.4213}, {"dependent_feature": "sleep_timeInBed_std_log1p_resid", "independent_feature": "shannon_index", "beta_sign": -1.0, "beta_adjusted": -0.06755, "t_statistic_adjusted": -1.647, "p_adjusted": 0.1001, "q_adjusted": 0.1502, "n_adjusted": 497.0, "beta_unadjusted": -0.08329, "t_statistic_unadjusted": -2.032, "p_unadjusted": 0.04271, "q_unadjusted": 0.06406, "n_unadjusted": 497.0, "from_adjusted": 0.0, "from_unadjusted": 1.0, "shared_hit": 0, "t_delta": -0.3846, "t_direction": "weaker", "hit_category": "unadjusted_only", "plot_t_statistic": -2.032, "plot_logq": 1.193, "plot_shape": "weaker", "abs_t_delta": 0.3846}]}}
